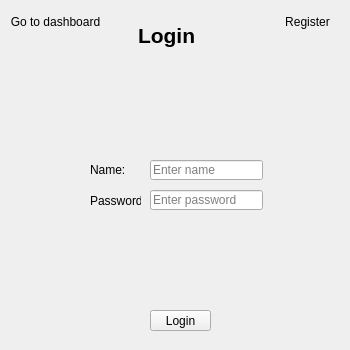
<?xml version="1.0" encoding="UTF-8"?>
<ui version="4.0">
 <class>MainWindow</class>
 <widget class="QMainWindow" name="MainWindow">
  <property name="geometry">
   <rect>
    <x>0</x>
    <y>0</y>
    <width>350</width>
    <height>350</height>
   </rect>
  </property>
  <property name="windowTitle">
   <string>Login</string>
  </property>
  <widget class="QWidget" name="centralwidget">
   <widget class="QLabel" name="Name_Label">
    <property name="geometry">
     <rect>
      <x>90</x>
      <y>163</y>
      <width>47</width>
      <height>13</height>
     </rect>
    </property>
    <property name="text">
     <string>Name:</string>
    </property>
   </widget>
   <widget class="QLabel" name="Login_Label">
    <property name="geometry">
     <rect>
      <x>138</x>
      <y>20</y>
      <width>91</width>
      <height>31</height>
     </rect>
    </property>
    <property name="font">
     <font>
      <pointsize>16</pointsize>
      <weight>75</weight>
      <bold>true</bold>
     </font>
    </property>
    <property name="text">
     <string>Login</string>
    </property>
   </widget>
   <widget class="QPushButton" name="Login_Button">
    <property name="geometry">
     <rect>
      <x>150</x>
      <y>310</y>
      <width>61</width>
      <height>21</height>
     </rect>
    </property>
    <property name="text">
     <string>Login</string>
    </property>
   </widget>
   <widget class="QLineEdit" name="Passw_Line">
    <property name="geometry">
     <rect>
      <x>150</x>
      <y>190</y>
      <width>113</width>
      <height>20</height>
     </rect>
    </property>
    <property name="echoMode">
     <enum>QLineEdit::Password</enum>
    </property>
    <property name="placeholderText">
     <string>Enter password</string>
    </property>
   </widget>
   <widget class="QLabel" name="Passw_Label">
    <property name="geometry">
     <rect>
      <x>90</x>
      <y>193</y>
      <width>51</width>
      <height>16</height>
     </rect>
    </property>
    <property name="text">
     <string>Password:</string>
    </property>
   </widget>
   <widget class="QLineEdit" name="Name_Line">
    <property name="geometry">
     <rect>
      <x>150</x>
      <y>160</y>
      <width>113</width>
      <height>20</height>
     </rect>
    </property>
    <property name="placeholderText">
     <string>Enter name</string>
    </property>
   </widget>
   <widget class="QLabel" name="Error_Label">
    <property name="geometry">
     <rect>
      <x>24</x>
      <y>270</y>
      <width>311</width>
      <height>16</height>
     </rect>
    </property>
    <property name="font">
     <font>
      <pointsize>8</pointsize>
     </font>
    </property>
    <property name="styleSheet">
     <string notr="true">color: rgb(255, 0, 0);</string>
    </property>
    <property name="text">
     <string/>
    </property>
   </widget>
   <widget class="QPushButton" name="Switch_Button">
    <property name="geometry">
     <rect>
      <x>270</x>
      <y>10</y>
      <width>75</width>
      <height>23</height>
     </rect>
    </property>
    <property name="text">
     <string>Register</string>
    </property>
    <property name="flat">
     <bool>true</bool>
    </property>
   </widget>
   <widget class="QPushButton" name="Dash_Button">
    <property name="geometry">
     <rect>
      <x>-10</x>
      <y>10</y>
      <width>131</width>
      <height>23</height>
     </rect>
    </property>
    <property name="text">
     <string>Go to dashboard</string>
    </property>
    <property name="flat">
     <bool>true</bool>
    </property>
   </widget>
  </widget>
 </widget>
 <resources/>
 <connections/>
</ui>
